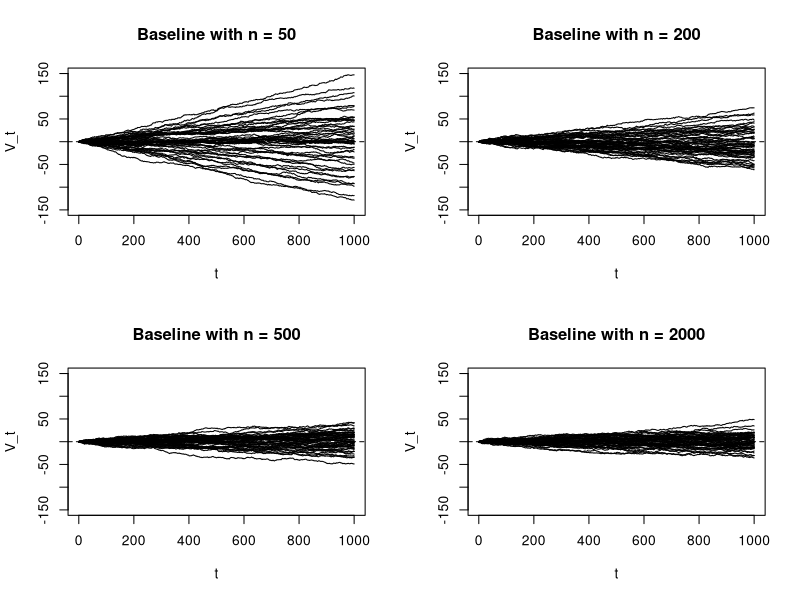
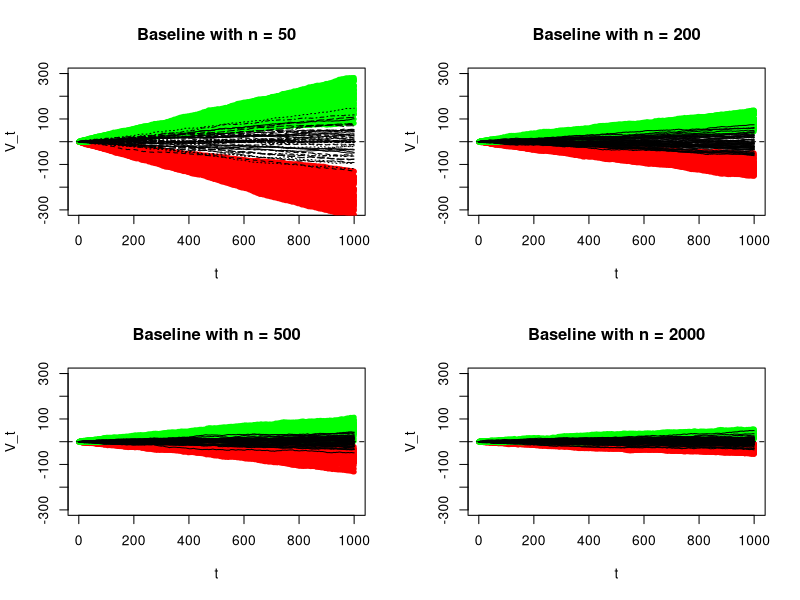

These charts were generated, in order, by the following R code:
rm(list = ls())
set.seed(10)
nbase1 <- 50
nbase2 <- 200
nbase3 <- 500
nbase4 <- 2000
inverse_logit <- function(x)
  1/(1+exp(-x))
vlad <- function(nbase){
  A <- matrix(nrow = 50, ncol = 1000)
  for(i in 1:50){
    xlogregbase <- data.frame(x1 = rbinom(nbase, 1, 0.2), x2 = runif(nbase, 0, 1), x3 = rnorm(nbase, 0, 2))
    xlogregrun <- data.frame(x1 = rbinom(1000, 1, 0.2), x2 = runif(1000, 0, 1), x3 = rnorm(1000, 0, 2))
    xbetabase <- xlogregbase$x1 + xlogregbase$x2 + xlogregbase$x3
    xbetarun <- xlogregrun$x1 + xlogregrun$x2 + xlogregrun$x3
    xlogregbase$y <- rbinom(nbase, size = 1, prob = exp(xbetabase)/(1+exp(xbetabase)))
    xlogregrun$y <- rbinom(1000, size = 1, prob = exp(xbetarun)/(1+exp(xbetarun)))
    regmod <- glm(y~x1+x2+x3, data <- xlogregbase, family = binomial("logit"))
    pred <- predict(regmod, newdata = xlogregrun, type = "response")
    V <- numeric(0)
    V[1] <- pred[1] - xlogregrun$y[1]
    for(j in 2:1000){
      V[j] <- V[j-1] + (pred[j] - xlogregrun$y[j])
    }
    dim(V) <- c(1000, 1)
    A[i, ] <- V
  }
  return(A)
}
vlad1 <- vlad(nbase1)
vlad2 <- vlad(nbase2)
vlad3 <- vlad(nbase3)
vlad4 <- vlad(nbase4)
par(mfrow = c(2, 2))
matplot(t(vlad1), type = "l", lty = 1, main = "Baseline with n = 50", col = 1, 
        ylim = c(-150, 150), ylab = "V_t", xlab = "t")
abline(h = 0, lty = 2)
matplot(t(vlad2), type = "l", lty = 1, main = "Baseline with n = 200", col = 1,  
        ylim = c(-150, 150), ylab = "V_t", xlab = "t")
abline(h = 0, lty = 2)
matplot(t(vlad3), type = "l", lty = 1, main = "Baseline with n = 500", col = 1, 
        ylim = c(-150, 150), ylab = "V_t", xlab = "t")
abline(h = 0, lty = 2)
matplot(t(vlad4), type = "l", lty = 1, main = "Baseline with n = 2000", col = 1,  
        ylim = c(-150, 150), ylab = "V_t", xlab = "t")
abline(h = 0, lty = 2)

#CI_function
vlad_ci <- function(nbase){
  A <- matrix(nrow = 50, ncol = 1000) #Lower_limit
  B <- matrix(nrow = 50, ncol = 1000) #Upper_limit
  for(i in 1:50){
    xlogregbase <- data.frame(x1 = rbinom(nbase, 1, 0.2), x2 = runif(nbase, 0, 1), x3 = rnorm(nbase, 0, 2))
    xlogregrun <- data.frame(x1 = rbinom(1000, 1, 0.2), x2 = runif(1000, 0, 1), x3 = rnorm(1000, 0, 2))
    xbetabase <- xlogregbase$x1 + xlogregbase$x2 + xlogregbase$x3
    xbetarun <- xlogregrun$x1 + xlogregrun$x2 + xlogregrun$x3
    xlogregbase$y <- rbinom(nbase, size = 1, prob = exp(xbetabase)/(1+exp(xbetabase)))
    xlogregrun$y <- rbinom(1000, size = 1, prob = exp(xbetarun)/(1+exp(xbetarun)))
    regmod <- glm(y~x1+x2+x3, data <- xlogregbase, family = binomial("logit"))
    pred <- predict(regmod, newdata = xlogregrun, se.fit = TRUE)
    p.fit <- inverse_logit(pred$fit)
    p.low <- inverse_logit(pred$fit-1.96*pred$se.fit)
    p.high <- inverse_logit(pred$fit+1.96*pred$se.fit)
    V.min <- cumsum(p.low-xlogregrun$y)
    V.max <- cumsum(p.high-xlogregrun$y)
    A[i, ] <- V.min
    B[i, ] <- V.max
  }
  ci <- list(A, B)
  return(ci)
}
ci1 <- vlad_ci(nbase1)
lower_limit1 <- ci1[[1]]
upper_limit1 <- ci1[[2]]
ci2 <- vlad_ci(nbase2)
lower_limit2 <- ci2[[1]]
upper_limit2 <- ci2[[2]]
ci3 <- vlad_ci(nbase3)
lower_limit3 <- ci3[[1]]
upper_limit3 <- ci3[[2]]
ci4 <- vlad_ci(nbase4)
lower_limit4 <- ci4[[1]]
upper_limit4 <- ci4[[2]]
par(mfrow = c(2, 2))
matplot(t(lower_limit1), type = "l", col = "red", lwd = 5, ylim = c(-300, 300), ylab = "V_t",
        main = "Baseline with n = 50", xlab = "t", lty = 1)
matlines(t(upper_limit1), col = "green", lwd = 5, lty = 1)
matlines(t(vlad1), col = "black", lwd = 1)
abline(h = 0, lty = 2)
matplot(t(lower_limit2), type = "l", col = "red", lwd = 5, ylim = c(-300, 300), ylab = "V_t",
        main = "Baseline with n = 200", xlab = "t", lty = 1)
matlines(t(upper_limit2), col = "green", lwd = 5, lty = 1)
matlines(t(vlad2), col = "black", lty = 1)
abline(h = 0, lty = 2)
matplot(t(lower_limit3), type = "l", col = "red", lwd = 5, ylim = c(-300, 300), ylab = "V_t",
        main = "Baseline with n = 500", xlab = "t", lty = 1)
matlines(t(upper_limit3), col = "green", lwd = 5, lty = 1)
matlines(t(vlad3), col = "black", lty = 1, lwd = 1)
abline(h = 0, lty = 2)
matplot(t(lower_limit4), type = "l", col = "red", lwd = 5, ylim = c(-300, 300), ylab = "V_t",
        main = "Baseline with n = 2000", xlab = "t", lty = 1)
matlines(t(upper_limit4), col = "green", lwd = 5)
matlines(t(vlad4), col = "black", lty = 1)
abline(h = 0, lty = 2)

